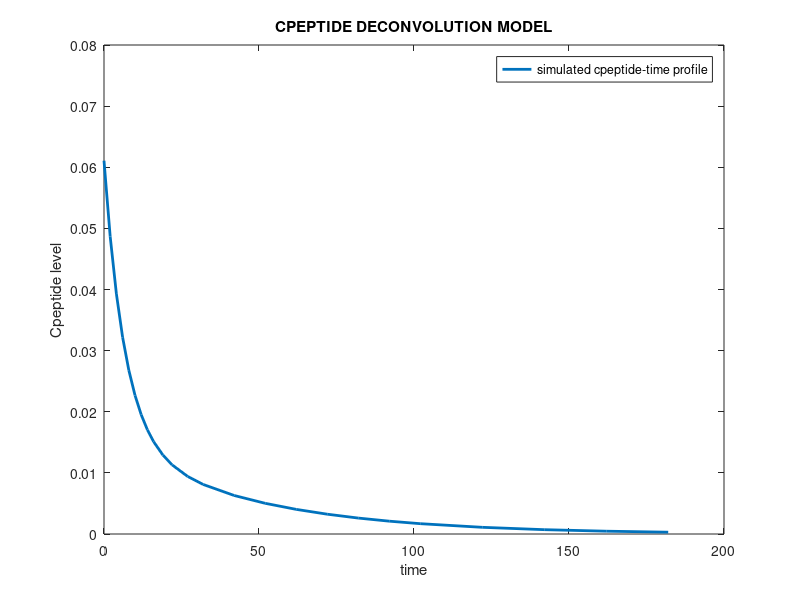

Write MATLAB code to recreate this figure.
function Cpep_Deconvol_Model_062414

K1 = 0.057;
K2 = 0.054;
K3 = 0.06;
Dose = 4;
Vp = 65.5;

alpha = (K1 + K2 + K3 + sqrt((K1 + K2 + K3)^2 - 4*K2*K3))/2;
beta = (K1 + K2 + K3 - sqrt((K1 + K2 + K3)^2 - 4*K2*K3))/2;

tg = [ 0 92 
    2 350 
    4 287 
    6 251 
    8 240 
    10 216
    12 211 
    14 205
    16 196 
    19 192 
    22 172 
    27 163 
    32 142 
    42 124 
    52 105 
    62 92 
    72 84 
    82 77 
    92 82 
    102 81 
    122 82 
    142 82 
    162 85 
    182 90 ];
tspan = tg(:,1);
cpep = (Dose * ((alpha-K2)*exp(-alpha*tspan)-(beta-K2)*exp(-beta*tspan)))/ (Vp * (alpha - beta))

figure                % plot cpep-time profile
h = plot(tspan,cpep,'-', 'Linewidth',2);
legend(h,'simulated cpeptide-time profile');
xlabel('time'); ylabel('Cpeptide level');
title('CPEPTIDE DECONVOLUTION MODEL')